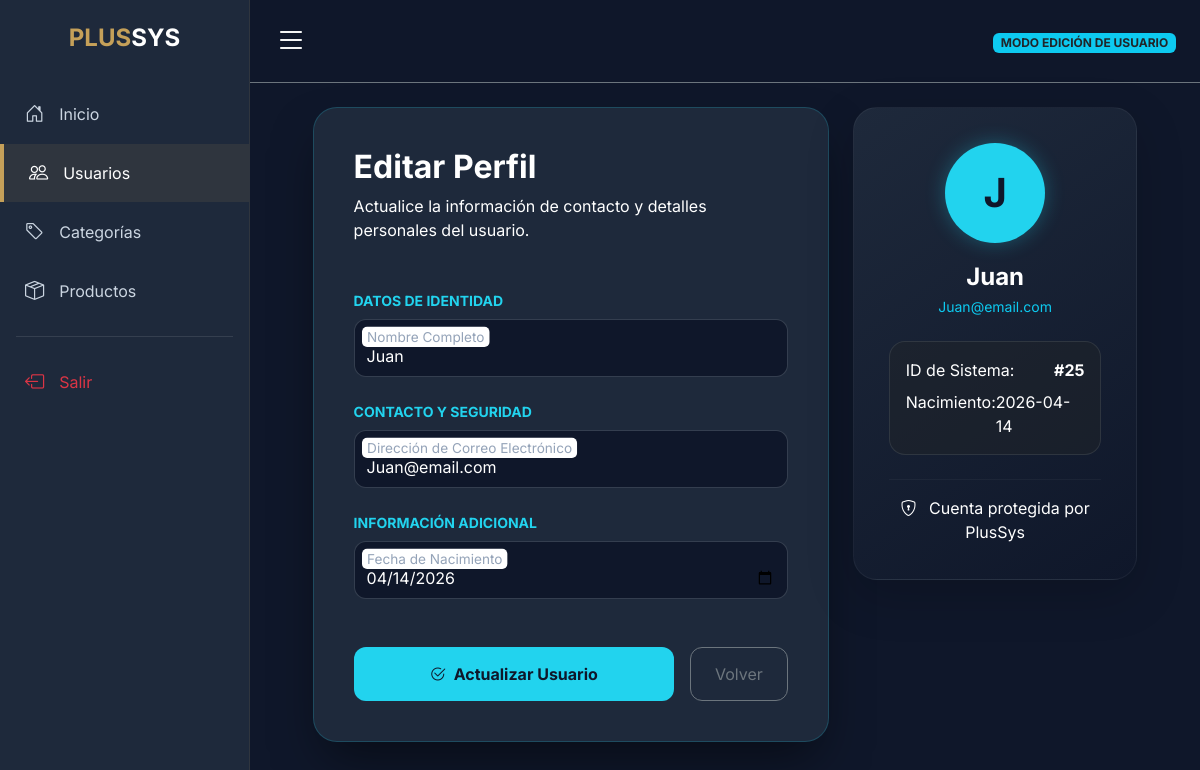
The app's page /controller/EditarUsuarioController.php?id=25 (signed in) with its own data.
### tables this page shows
CREATE TABLE `usuario` (
  `id` int(11) NOT NULL,
  `nombre` varchar(100) NOT NULL,
  `correo` varchar(150) NOT NULL,
  `password` varchar(255) NOT NULL,
  `fech_nac` date NOT NULL,
  `activo` tinyint(1) DEFAULT 1,
  `creado_en` timestamp NOT NULL DEFAULT current_timestamp()
);

### controller/EditarUsuarioController.php (called while the page is built, shortened)
<?php
require_once __DIR__. '/../model/usuario.php';
$usuario = new Usuario();
$id = (int) $_GET['id'] ?? null;
$data = $usuario->obtenerPorId($id);
require_once __DIR__ . '/../view/editar-usuario.php';
?>

### config/conexion.php (called while the page is built, shortened)
<?php
class conexion
{
    private static ?conexion $instancia = null;
    private PDO $pdo;
    private function __construct()
    {
        $dsn = "mysql:host=localhost;dbname=crud;charset=utf8mb4";
        $this->pdo =  new PDO($dsn, 'root', '',[
            PDO::ATTR_ERRMODE => PDO::ERRMODE_EXCEPTION,
            PDO::ATTR_DEFAULT_FETCH_MODE => PDO::FETCH_ASSOC,
        ]);
    }
    public static function getInstance(): self
    {
        if (self::$instancia === null){
            self::$instancia = new self();
        }
        return self::$instancia;
    }
    public function getConexion(): PDO
    {
        return $this->pdo;
    }
}
?>

### model/usuario.php (called while the page is built, shortened)
<?php
require_once __DIR__. '/../config/conexion.php';
class usuario
{
    private PDO $db;
    public function __construct()
    {
        $this->db = conexion::getInstance()->getConexion();
    }
    public function obtenerPorId(int $id): array|null
    {
        $stmt = $this->db->prepare("SELECT * FROM usuario WHERE id = :id");
        $stmt->execute([':id' => $id]);
        return $stmt->fetch() ?: null;
    }
}
?>

### view/editar-usuario.php (the view, shortened to what this page needs)
<!DOCTYPE html>
<html lang="es">
<head>
    <link href="https://cdn.jsdelivr.net/npm/bootstrap@5.3.0/dist/css/bootstrap.min.css" rel="stylesheet">
    <link rel="stylesheet" href="https://cdn.jsdelivr.net/npm/bootstrap-icons@1.11.1/font/bootstrap-icons.css">
</head>
<body>
    <nav id="sidebar">
        <div class="sidebar-header p-4 text-center">
            <h4 class="fw-bold mb-0" style="color: var(--accent-gold);">PLUS<span class="text-white">SYS</span></h4>
        </div>
        <div class="mt-2">
            <a href="../view/dashboard.php" class="nav-link"><i class="bi bi-house-door"></i> Inicio</a>
            <a href="../controller/ListarUsuarioController.php" class="nav-link active"><i class="bi bi-people"></i> Usuarios</a>
            <a href="../view/crear-categoria.php" class="nav-link"><i class="bi bi-tag"></i> Categorías</a>
            <a href="../view/listar-producto.php" class="nav-link"><i class="bi bi-box-seam"></i> Productos</a>
            <hr class="mx-3" style="opacity: 0.1;">
            <a href="../controller/LogoutController.php" class="nav-link text-danger"><i class="bi bi-box-arrow-left"></i> Salir</a>
        </div>
    </nav>
    <div id="content">
        <nav class="navbar navbar-expand-lg px-4 py-3 border-bottom border-secondary">
            <button type="button" id="sidebarCollapse" class="btn btn-link text-white p-0">
                <i class="bi bi-list fs-2"></i>
            </button>
            <div class="ms-auto">
                <span class="badge bg-info text-dark">MODO EDICIÓN DE USUARIO</span>
            </div>
        </nav>
        <div class="container-fluid p-4">
            <div class="row g-4 justify-content-center">
                <div class="col-lg-7">
                    <div class="admin-panel-card">
                        <div class="mb-5">
                            <h2 class="fw-bold text-white mb-2">Editar Perfil</h2>
                            <p class="text-pale">Actualice la información de contacto y detalles personales del usuario.</p>
                        </div>
                        <form method="POST" action="../controller/EditarUsuarioController.php">
                            <div class="mb-4">
                                <label class="text-edit-cyan small fw-bold text-uppercase mb-2 d-block" style="color:var(--edit-cyan)">Datos de Identidad</label>
                                <div class="form-floating mb-3">
                                    <input type="text" name="nombre" class="form-control" id="user_nombre"
                                           value="<?= htmlspecialchars($data['nombre'] ?? '') ?>" placeholder="Nombre" required>
                                    <label for="user_nombre">Nombre Completo</label>
                                </div>
                            </div>
                            <div class="mb-4">
                                <label class="text-edit-cyan small fw-bold text-uppercase mb-2 d-block" style="color:var(--edit-cyan)">Contacto y Seguridad</label>
                                <div class="form-floating mb-3">
                                    <input type="email" name="correo" class="form-control" id="user_correo"
                                           value="<?= htmlspecialchars($data['correo'] ?? '') ?>" placeholder="correo@ejemplo.com" required>
                                    <label for="user_correo">Dirección de Correo Electrónico</label>
                                </div>
                            </div>
                            <div class="mb-4">
                                <label class="text-edit-cyan small fw-bold text-uppercase mb-2 d-block" style="color:var(--edit-cyan)">Información Adicional</label>
                                <div class="form-floating mb-3">
                                    <input type="date" name="fech_nac" class="form-control" id="user_fecha"
                                           value="<?= $data['fech_nac'] ?? '' ?>" required>
                                    <label for="user_fecha">Fecha de Nacimiento</label>
                                </div>
                            </div>
                            <div class="mt-5 d-flex gap-3">
                                <button type="submit" class="btn btn-update">
                                    <i class="bi bi-check2-circle me-2"></i>Actualizar Usuario
                                </button>
                                <a href="../controller/ListarUsuarioController.php" class="btn btn-outline-secondary px-4 d-flex align-items-center" style="border-radius: 12px;">
                                    Volver
                                </a>
                            </div>
                        </form>
                    </div>
                </div>
                <div class="col-lg-4">
                    <div class="profile-preview shadow-lg">
                        <div class="avatar-circle" id="user_initials">
                            <?= strtoupper(substr($data['nombre'], 0, 1)) ?>
                        </div>
                        <h4 class="text-white fw-bold mb-1" id="prev_name"><?= htmlspecialchars($data['nombre']) ?></h4>
                        <p class="text-info small mb-4" id="prev_email"><?= htmlspecialchars($data['correo']) ?></p>
                        <div class="bg-dark bg-opacity-50 p-3 rounded-4 border border-secondary border-opacity-25 text-start">
                            <div class="d-flex justify-content-between mb-2">
                                <span class="text-pale x-small">ID de Sistema:</span>
                                <span class="text-white x-small fw-bold">#<?= $data['id'] ?></span>
                            </div>
                            <div class="d-flex justify-content-between">
                                <span class="text-pale x-small">Nacimiento:</span>
                                <span class="text-white x-small" id="prev_date"><?= $data['fech_nac'] ?></span>
                            </div>
                        </div>
                        <div class="mt-4 pt-3 border-top border-secondary border-opacity-10">
                            <i class="bi bi-shield-lock text-edit-cyan me-2"></i>
                            <span class="text-pale x-small">Cuenta protegida por PlusSys</span>
                        </div>
                    </div>
                </div>
            </div>
        </div>
    </div>
</body>
</html>

### view/editar-usuario.php (style rules this page uses)
:root { --bg-dark: #0f172a; --sidebar-color: #1e293b; --accent-gold: #c5a059; --text-main: #ffffff; --text-pale: #cbd5e1; --edit-cyan: #22d3ee; }
body { font-family: 'Inter', sans-serif; background-color: var(--bg-dark); color: var(--text-main); margin: 0; overflow-x: hidden; }
#sidebar { width: 250px; height: 100vh; position: fixed; background: var(--sidebar-color); transition: 0.3s; z-index: 1000; border-right: 1px solid rgba(197, 160, 89, 0.1); }
.nav-link { color: var(--text-pale); padding: 15px 25px; display: flex; align-items: center; text-decoration: none; transition: 0.3s; }
.nav-link:hover, .nav-link.active { color: white; background: rgba(197, 160, 89, 0.1); border-left: 4px solid var(--accent-gold); }
.nav-link i { margin-right: 15px; font-size: 1.2rem; }
#content { width: calc(100% - 250px); margin-left: 250px; transition: 0.3s; min-height: 100vh; }
.admin-panel-card { background: var(--sidebar-color); border-radius: 24px; border: 1px solid rgba(34, 211, 238, 0.2); padding: 40px; box-shadow: 0 25px 50px -12px rgba(0, 0, 0, 0.5); }
.form-floating > .form-control { background-color: var(--bg-dark) !important; color: white !important; border: 1px solid rgba(255, 255, 255, 0.1); border-radius: 12px; }
.form-floating > label { color: #94a3b8 !important; }
.profile-preview { background: linear-gradient(145deg, #1e293b, #0f172a); border-radius: 24px; padding: 35px; text-align: center; border: 1px solid rgba(255,255,255,0.05); position: sticky; top: 40px; }
.avatar-circle { width: 100px; height: 100px; background: var(--edit-cyan); color: var(--bg-dark); font-size: 2.5rem; font-weight: bold; border-radius: 50%; display: flex; align-items: center; justify-content: center; margin: 0 auto 20px; box-shadow: 0 0 20px rgba(34, 211, 238, 0.3); }
.btn-update { background: var(--edit-cyan); color: var(--bg-dark); font-weight: 700; border-radius: 12px; padding: 15px; width: 100%; border: none; transition: 0.3s; }

### records on screen
usuario: nombre "Juan", correo "Juan@email.com", fech_nac "04/14/2026", nombre "J", id "25", fech_nac "2026-04-14"
